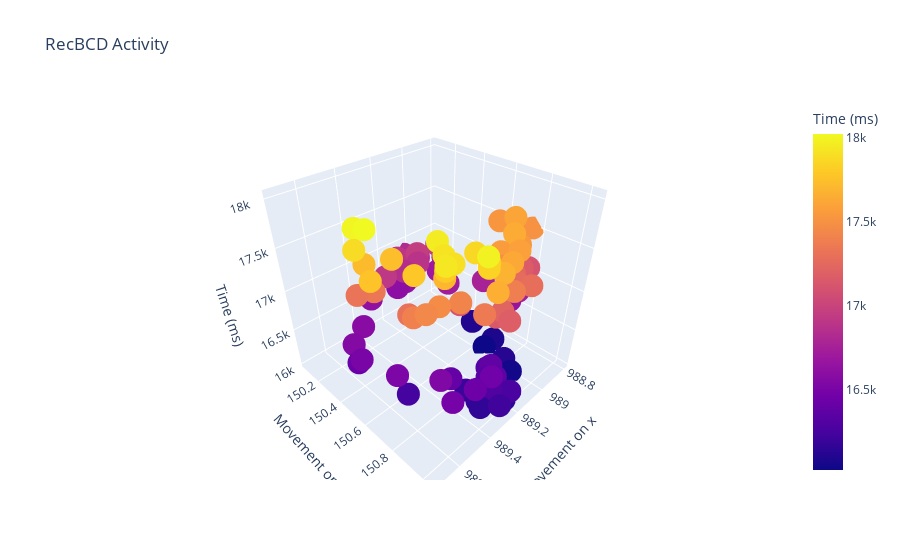

Notebook code cell kept with this figure:
### Markdown cell above
### Interactive Scatter Plot of RecBCD activity

### Code cell
graph = pd.read_csv('ORBIT RecBCD.csv')

#This grabs the data from the csv file from index 800 to 900
x2 = graph.iloc[800:901,0]
y2 = graph.iloc[800:901,1]
z2 = graph.iloc[800:901,2] 

#This will graph the entire data set if you add '#' to each of the varaibles above and delete '#' from each of the variables below
#x2 = graph.iloc[:,0]
#y2 = graph.iloc[:,1]
#z2 = graph.iloc[:,2]

#To use plotly interactive graphs, we must store the data as a dataframe within python
df = pd.DataFrame({'Movement on x':x2, 'Movement on y':y2, 'Time (ms)':z2})
df.head()

fig = px.scatter_3d(df, x='Movement on x', y='Movement on y', z='Time (ms)',color = 'Time (ms)', color_continuous_scale=px.colors.sequential.Plasma, title="RecBCD Activity")
fig.show()
